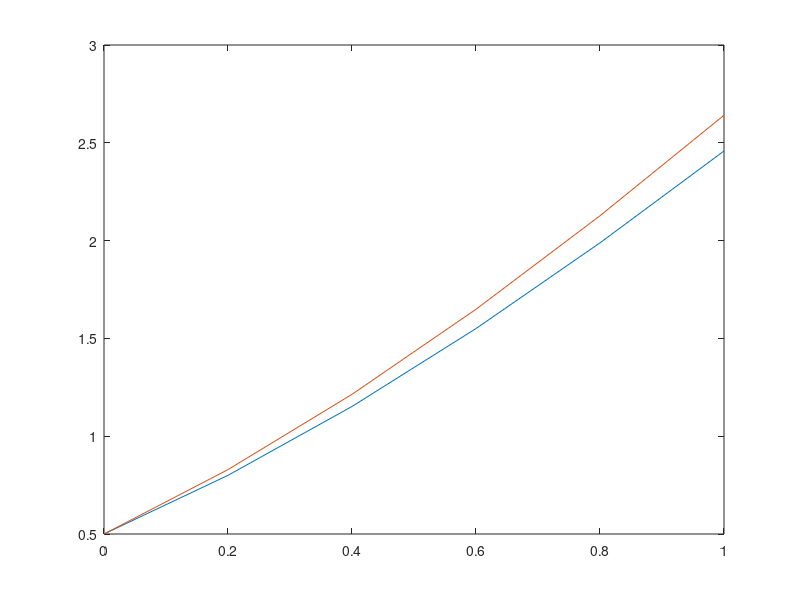

MATLAB code for this plot:
function EulerExplicito()
 fprintf('Ej 1 \n');
 Ej0();
% fprintf('Ej 2 \n');
% Ej1();
end


function Ej0()
h=0.2;
tn=0;
t_end=1;

N =calculateNumberOfSteps(tn, t_end, h);

y= 1:N;
y(1)=0.5;
n=1;

while (tn<t_end)
    
    f_tnyn=EjFnt(y(n), tn);
    y(n+1)= y(n) + h* f_tnyn;
    
    tn = tn + h;
    n = n+1;
    
end

% We now calculate the real y(t)
real_y=0:0.2:1;
func_real_y=(real_y+1).^2 -0.5*exp(real_y);
error= abs(y - func_real_y);
fprintf('Euler %f Real %f Error %f \n', y ,func_real_y, error);

plot(0:h:t_end,y, real_y,func_real_y);
end


function Ej1()
h=0.05;
tn=0.0;
t_end=0.1;

m=10;
B=50;
k=200;

N =calculateNumberOfSteps(tn, t_end, h);

u= 1:N;
u(1)=0;

v= 1:N;
v(1)=1;

n=1;
while (tn<t_end)
%     Calculamos primero para u con el anterior valor de v
    f_tnun= (-B * abs(v(n)) * v(n) -k*u(n))/m;
    
    u(n+1)=u(n) + h* v(n);
    v(n+1)=v(n) + h *f_tnun;
    
    tn = tn + h;
    n = n+1;
    
end
% Draw the plot with the calculated values
% func_u= M*


for i=1:3
fprintf('U%i %f ',i, u(i));
fprintf('V%i %f ',i, v(i));
fprintf('\n')
end
plot(0:h:t_end, u, 0:h:t_end, v);

end

function totalSteps = calculateNumberOfSteps(tn, t_end, h)
    totalSteps = ((t_end - tn) / h ) + 1;
end

function f_tnyn = EjFnt(y_n, tn)
    f_tnyn = y_n - tn^2 + 1;
end